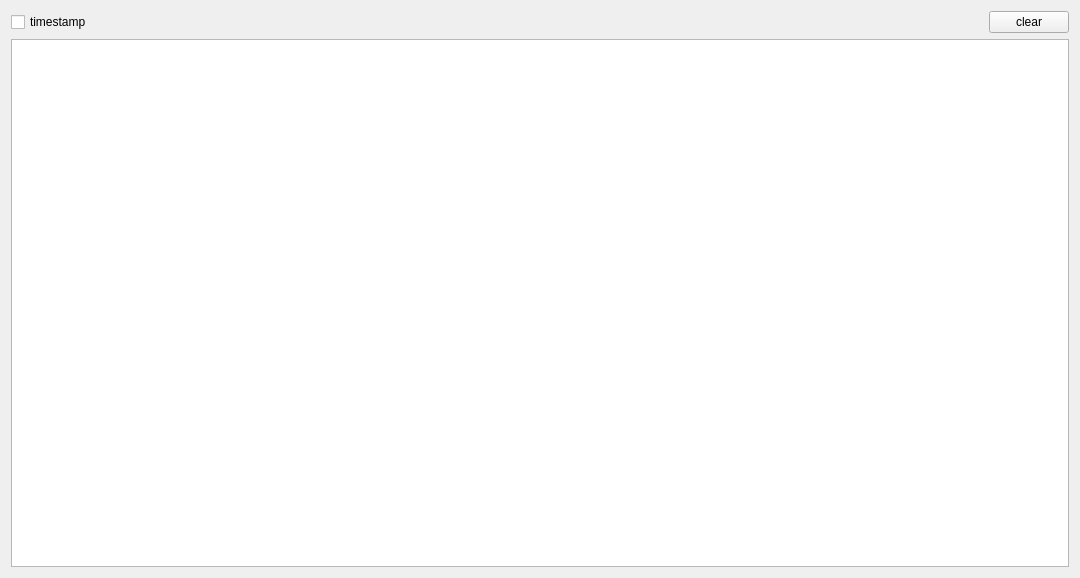
<?xml version="1.0" encoding="UTF-8"?>
<ui version="4.0">
 <class>CVLogForm</class>
 <widget class="QWidget" name="CVLogForm">
  <property name="geometry">
   <rect>
    <x>0</x>
    <y>0</y>
    <width>1080</width>
    <height>578</height>
   </rect>
  </property>
  <property name="windowTitle">
   <string>Form</string>
  </property>
  <layout class="QVBoxLayout" name="verticalLayout">
   <item>
    <layout class="QHBoxLayout" name="horizontalLayout">
     <property name="topMargin">
      <number>0</number>
     </property>
     <item>
      <widget class="QCheckBox" name="ckTimeStamp">
       <property name="text">
        <string>timestamp</string>
       </property>
      </widget>
     </item>
     <item>
      <spacer name="horizontalSpacer">
       <property name="orientation">
        <enum>Qt::Horizontal</enum>
       </property>
       <property name="sizeHint" stdset="0">
        <size>
         <width>40</width>
         <height>20</height>
        </size>
       </property>
      </spacer>
     </item>
     <item>
      <widget class="QPushButton" name="btClear">
       <property name="text">
        <string>clear</string>
       </property>
      </widget>
     </item>
    </layout>
   </item>
   <item>
    <widget class="QTextEdit" name="edLog"/>
   </item>
  </layout>
 </widget>
 <resources/>
 <connections/>
</ui>
